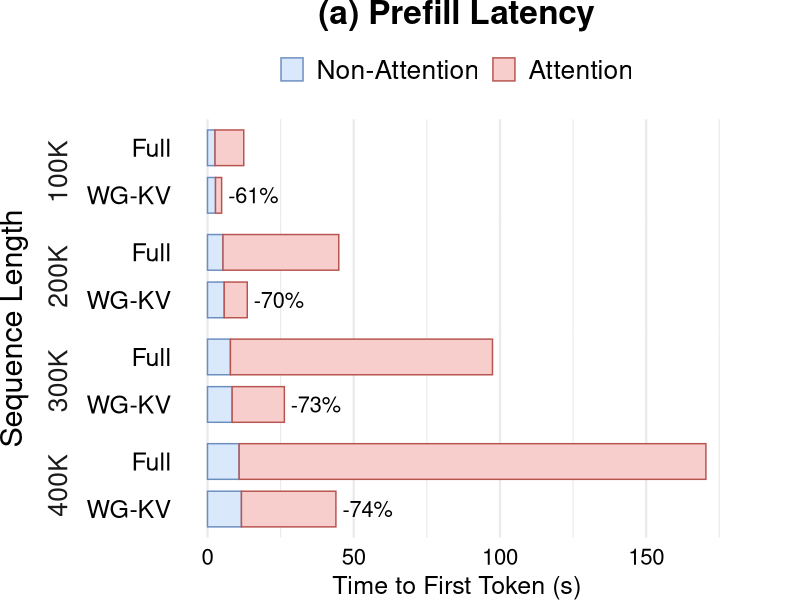

Reproduce this figure in R.
library(tidyverse)

data <- read_csv("data/perf_1.csv") %>%
  filter(tokens %in% c("100K", "200K", "300K", "400K")) %>%
  mutate(
    tokens = fct_inorder(tokens),
    method = fct_relevel(method, "WG-KV", "Full"),
    component = fct_inorder(component)
  ) %>%
  group_by(tokens, method) %>%
  mutate(total_latency = sum(latency)) %>%
  ungroup()

reduction_labels <- data %>%
  distinct(tokens, method, total_latency) %>%
  group_by(tokens) %>%
  mutate(
    vanilla_latency = total_latency[method == "Full"],
    reduction = (total_latency - vanilla_latency) / vanilla_latency,
    label = if_else(
      method == "WG-KV",
      scales::label_percent(accuracy = 1)(reduction),
      ""
    )
  ) %>%
  ungroup()

fig <- ggplot(data, aes(x = latency, y = method, fill = component, colour = component)) +
  geom_col(width = 0.75, position = position_stack(reverse = TRUE)) +
  geom_text(
    data = reduction_labels,
    aes(x = total_latency, y = method, label = label),
    hjust = -0.13,
    size = 5.5,
    inherit.aes = FALSE
  ) +
  facet_grid(tokens ~ ., switch = "y") +
  scale_fill_manual(
    values = c("Non-Attention" = "#DAE8FC", "Attention" = "#F8CECC"),
  ) +
  scale_colour_manual(
    values = c("Non-Attention" = "#6C8EBF", "Attention" = "#B85450"),
  ) +
  labs(
    title = "(a) Prefill Latency",
    x = "Time to First Token (s)",
    y = "Sequence Length",
  ) +
  theme_minimal(base_size = 18) +
  theme(
    plot.title = element_text(size = 24, hjust = 0.5, face = "bold"),
    plot.margin = margin(0, 50, 0, 0),
    legend.position = "top",
    legend.title = element_blank(),
    legend.text = element_text(size = 19),
    axis.title.y = element_text(size = 22),
    axis.text.x = element_text(size = 16, colour = "black"),
    axis.text.y = element_text(size = 18, colour = "black"),
    strip.text.y = element_text(size = 19),
    strip.placement = "outside",
    panel.spacing = unit(0, "cm"),
    panel.grid.major.y = element_blank(),
    panel.grid.minor.y = element_blank(),
  )

ggsave("perf_1.pdf", fig, width = 5.5, height = 4.7, units = "in")
